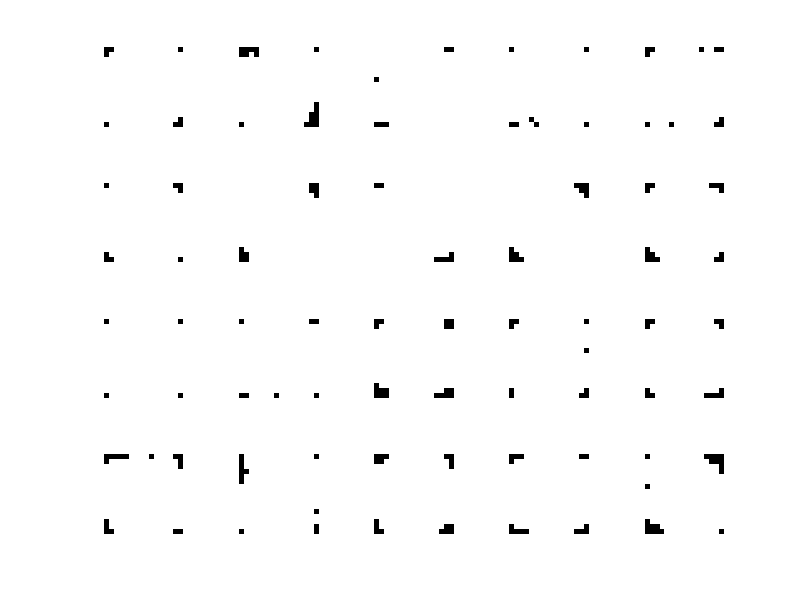

This chart was generated by the following MATLAB code: (Note: this script raises an error after producing the figure.)
% Training of neural network for image reconstruction of digits propagated 
% through multimode fiber

clear all
close all


%% Load training data
% load file "DATA_MMF_16.mat"

data = load("DATA_MMF_16.mat");


% separate data into train, test and val set with a 80-10-10 splitt
x_train  =data.XTrain;
y_train = data.YTrain;


x_test  =data.XTest;
y_test = data.YTest;


x_val  =data.XValid;
y_val = data.YValid;
%% first look at training data
figure
idx = randperm(size(x_train,4),20);
for i = 1:numel(idx)
    subplot(4,5,i)    
    imshow(x_train(:,:,:,idx(i)))
end

%% Create Neural Network Layergraph MLP

I_px = size(x_train,1);
O_px = size(y_train,1);

layers = [imageInputLayer([I_px I_px 1],"Name","Input")
    
fullyConnectedLayer(I_px^2,"Name","Fc1")

reluLayer("Name","Relu1")

fullyConnectedLayer(O_px^2,"Name","Fc2")

reluLayer("Name","Relu2")

depthToSpace2dLayer([O_px O_px],"Name","dts1")

regressionLayer("Name","Ouput")
];




%% Training network
% define "trainingOptions"
% training using "trainNetwork"
miniBatchSize  = 128;
validationFrequency = floor(numel(y_train)/miniBatchSize);



options = trainingOptions('sgdm', ...
    'MiniBatchSize',miniBatchSize, ...
    'MaxEpochs',5, ...
    'InitialLearnRate',1e-3, ...
    'LearnRateSchedule','piecewise', ...
    'LearnRateDropFactor',0.1, ...
    'LearnRateDropPeriod',20, ...
    'Shuffle','every-epoch', ...
    'ValidationData',{x_val,y_val}, ...
    'ValidationFrequency',validationFrequency, ...
    'Plots','training-progress', ...
    'Verbose',false);


%%
net = trainNetwork(x_train,y_train,layers,options);
%% Calculate Prediction 
% use command "predict"

%% Evaluate Network
% calculate RMSE, Correlation, SSIM, PSNR

%% Boxplots f�r Aufgabe 6

%% Ab Aufgabe 7: create Neural Network Layergraph U-Net
% Layers = [];

%% Boxplots f�r Aufgabe 8
